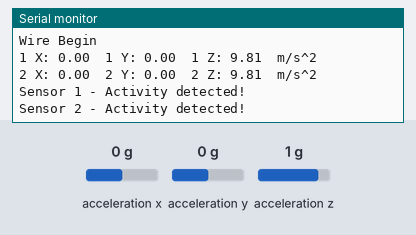
The sketch below on a simulated ESP32. Shown: the last lines printed to the serial monitor. The test bench sets the inputs (shaded band); at power-on: acceleration x 0 g, acceleration y 0 g, acceleration z 1 g.

Above: at 1.8 s.
1.9 s: acceleration x set to -1.4 g
At 3.3 s:
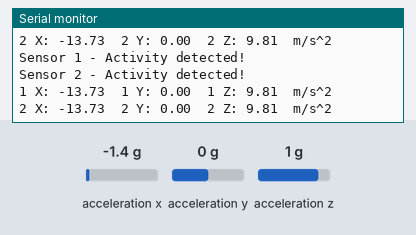
3.4 s: acceleration y set to -1.4 g
At 4.7 s:
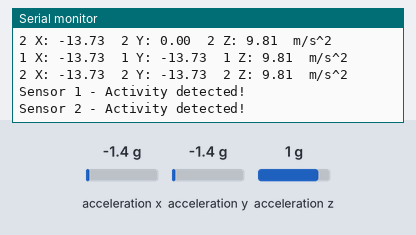
4.9 s: acceleration z set to -1.4 g
At 6.6 s:
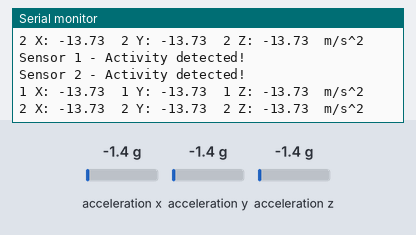

The sketch:

ESP32-ADXL.ino
```cpp
#include <Wire.h>
#include <Adafruit_Sensor.h>
#include <Adafruit_ADXL345_U.h>

/* Assign unique IDs to each sensor */
Adafruit_ADXL345_Unified accel1 = Adafruit_ADXL345_Unified(0x53); // Sensor with address 0x53
Adafruit_ADXL345_Unified accel2 = Adafruit_ADXL345_Unified(0x1D); // Sensor with address 0x1D

sensors_event_t prevEvent1, prevEvent2; // Store previous readings

float threshold1 = 1.0; // Set your threshold for sensor 1
float threshold2 = 2.0; // Set your threshold for sensor 2

unsigned long previousMillis = 0;
const unsigned long interval = 1000; // Interval in milliseconds

void setup() {
  Serial.begin(9600);
  Serial.println("Begin");
  /* Initialize the sensors */
  Wire.begin(4,5); // Define SDA and SCL pins (for example, 21 and 22)

  Serial.println("Wire Begin");

  if (!accel1.begin() || !accel2.begin()) {
    Serial.println("Ooops, no ADXL345 detected!");
    while (1);
  }

  /* Set the range and other settings if needed */
  accel1.setRange(ADXL345_RANGE_16_G);
  accel2.setRange(ADXL345_RANGE_16_G);
}

void loop() {
  /* Read data from the first sensor
  sensors_event_t event1;
  accel1.getEvent(&event1);


  sensors_event_t event2;
  accel2.getEvent(&event2);


  float deltaX1 = event1.acceleration.x - prevEvent1.acceleration.x;
  float deltaY1 = event1.acceleration.y - prevEvent1.acceleration.y;
  float deltaZ1 = event1.acceleration.z - prevEvent1.acceleration.z;

  float deltaX2 = event2.acceleration.x - prevEvent2.acceleration.x;
  float deltaY2 = event2.acceleration.y - prevEvent2.acceleration.y;
  float deltaZ2 = event2.acceleration.z - prevEvent2.acceleration.z;


  prevEvent1 = event1;
  prevEvent2 = event2;


  if (abs(deltaX1) > threshold1 || abs(deltaY1) > threshold1 || abs(deltaZ1) > threshold1) {
    Serial.println("Sensor 1 - Activity detected!");
  }
  if (abs(deltaX2) > threshold2 || abs(deltaY2) > threshold2 || abs(deltaZ2) > threshold2) {
    Serial.println("Sensor 2 - Activity detected!");
  }

  delay(1000); // Adjust the delay as needed
  */
   unsigned long currentMillis = millis();

  // Check if it's time to read accelerometer data
  if (currentMillis - previousMillis >= interval)
  {
    previousMillis = currentMillis;

    // Get all raw Accelerometer data

    // Read data from the first sensor
    sensors_event_t event1;
    accel1.getEvent(&event1);

    // Read data from the second sensor
    sensors_event_t event2;
    accel2.getEvent(&event2);

    Serial.print("1 X: "); Serial.print(event1.acceleration.x); Serial.print("  ");
    Serial.print("1 Y: "); Serial.print(event1.acceleration.y); Serial.print("  ");
    Serial.print("1 Z: "); Serial.print(event1.acceleration.z); Serial.print("  ");Serial.println("m/s^2 ");
    Serial.print("2 X: "); Serial.print(event2.acceleration.x); Serial.print("  ");
    Serial.print("2 Y: "); Serial.print(event2.acceleration.y); Serial.print("  ");
    Serial.print("2 Z: "); Serial.print(event2.acceleration.z); Serial.print("  ");Serial.println("m/s^2 ");


    // Calculate the difference in accelerometer values
    float deltaX1 = event1.acceleration.x - prevEvent1.acceleration.x;
    float deltaY1 = event1.acceleration.y - prevEvent1.acceleration.y;
    float deltaZ1 = event1.acceleration.z - prevEvent1.acceleration.z;

    float deltaX2 = event2.acceleration.x - prevEvent2.acceleration.x;
    float deltaY2 = event2.acceleration.y - prevEvent2.acceleration.y;
    float deltaZ2 = event2.acceleration.z - prevEvent2.acceleration.z;

    // Store the current readings as previous for the next iteration
    prevEvent1 = event1;
    prevEvent2 = event2;

    // Check if the deltas exceed the thresholds
    if (abs(deltaX1) > threshold1 || abs(deltaY1) > threshold1 || abs(deltaZ1) > threshold1)
    {
      Serial.println("Sensor 1 - Activity detected!");
    }
    if (abs(deltaX2) > threshold2 || abs(deltaY2) > threshold2 || abs(deltaZ2) > threshold2)
    {
      Serial.println("Sensor 2 - Activity detected!");
    }
  }
}
```

Measured:
- after the input at 1.9 s, the serial monitor: prints a new line after 0.10 s (image 1)
- after the input at 3.4 s, the serial monitor: prints a new line after 0.60 s (image 2)
- after the input at 4.9 s, the serial monitor: prints a new line after 0.10 s (image 3)
